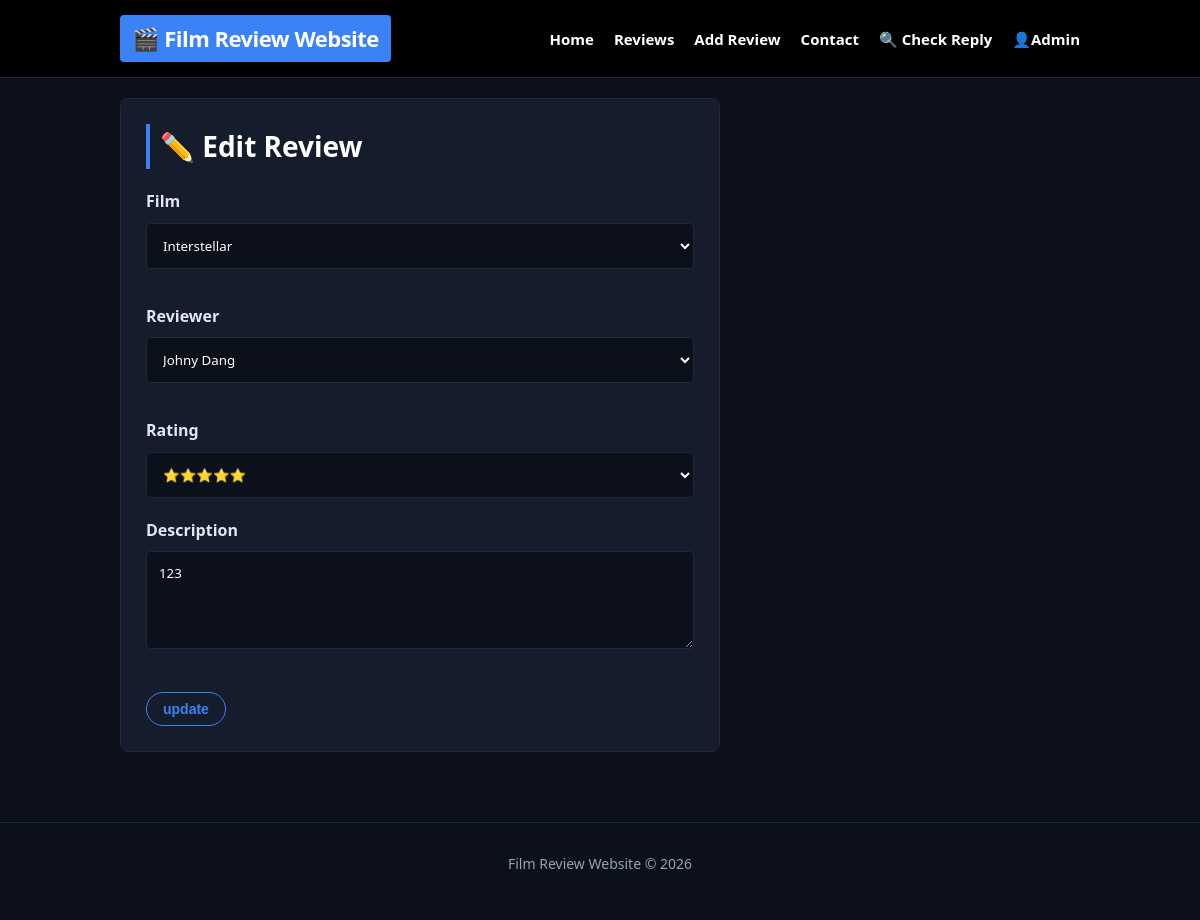
The page /editreview.php?id=61 on the database its author committed.
### tables this page shows
CREATE TABLE
  `review` (
    `id` int (11) NOT NULL,
    `reviewtext` text DEFAULT NULL,
    `reviewdate` date DEFAULT NULL,
    `reviewerid` int (11) DEFAULT NULL,
    `poster` varchar(255) DEFAULT NULL,
    `filmid` int (11) DEFAULT NULL,
    `rating` int (1) NOT NULL DEFAULT 5
  );

CREATE TABLE
  `film` (
    `id` int (11) NOT NULL,
    `title` varchar(255) DEFAULT NULL,
    `description` text DEFAULT NULL,
    `year` int (11) DEFAULT NULL,
    `poster` varchar(255) DEFAULT NULL
  );

CREATE TABLE
  `reviewer` (
    `id` int (11) NOT NULL,
    `name` varchar(255) DEFAULT NULL,
    `email` varchar(255) DEFAULT NULL
  );

### editreview.php (called while the page is built, shortened)
<?php
include 'includes/DatabaseConnection.php';
include 'includes/DatabaseFunctions.php';
try {
    if ($_SERVER['REQUEST_METHOD'] === 'POST') {
        $posterName = $_POST['current_poster'];
        if (!empty($_FILES['poster']['name'])) {
            $posterName = time() . '_' . $_FILES['poster']['name'];
            move_uploaded_file($_FILES['poster']['tmp_name'], 'uploads/' . $posterName);
            if (!empty($_POST['current_poster']) && file_exists('uploads/' . $_POST['current_poster'])) {
                unlink('uploads/' . $_POST['current_poster']);
            }
        }
        updateReview($pdo, $_POST['reviewid'], $_POST['reviewtext'], $_POST['rating'], $_POST['film'], $_POST['reviewerid'], $posterName);
        deleteReviewGenres($pdo, $_POST['reviewid']);
        if (isset($_POST['genre'])) {
            foreach ($_POST['genre'] as $genreId) {
                insertReviewGenre($pdo, $_POST['reviewid'], $genreId);
            }
        }
        header('Location: reviews.php');
        exit();
    } else {
        $review = getReviewById($pdo, $_GET['id']);
        $films = getFilms($pdo);
        $reviewers = getReviewers($pdo);
        include 'templated/editreview.html.php';
    }
} catch (PDOException $e) {
    $title = 'Database error';
    $output = $e->getMessage();
}
include 'templated/layout.html.php';

### includes/DatabaseFunctions.php (called while the page is built, shortened)
<?php
function getFilms($pdo)
{
    $sql = 'SELECT * FROM film';
    $query = $pdo->query($sql);
    return $query->fetchAll();
}
function getReviewers($pdo)
{
    $sql = "SELECT * FROM reviewer WHERE name != 'Admin'";
    $query = $pdo->query($sql);
    return $query->fetchAll();
}
function getReviewById($pdo, $id)
{
    $sql = 'SELECT * FROM review WHERE id = :id';
    $stmt = $pdo->prepare($sql);
    $stmt->bindValue(':id', $id);
    $stmt->execute();
    return $stmt->fetch();
}

### templated/editreview.html.php (the view, shortened to what this page needs)
<form action="" method="post" enctype="multipart/form-data">
    <h2>✏️ Edit Review</h2>
    <p>
        <label>Film</label>
        <select name="film" required>
            <?php foreach ($films as $film): ?>
                <option value="<?= $film['id'] ?>" <?= ($film['id'] == $review['filmid']) ? 'selected' : '' ?>>
                    <?= htmlspecialchars($film['title']) ?>
                </option>
            <?php endforeach; ?>
        </select>
    </p>
    <p>
        <label>Reviewer</label>
        <select name="reviewerid" required>
            <?php foreach ($reviewers as $reviewer): ?>
                <option value="<?= $reviewer['id'] ?>" <?= ($reviewer['id'] == $review['reviewerid']) ? 'selected' : '' ?>>
                    <?= htmlspecialchars($reviewer['name']) ?>
                </option>
            <?php endforeach; ?>
        </select>
    </p>
    <label for="rating">Rating</label>
    <select name="rating" id="rating" required>
        <option value="5" <?= ($review['rating'] == 5) ? 'selected' : '' ?>>⭐⭐⭐⭐⭐</option>
    </select>
    <p>
        <label>Description</label>
        <textarea name="reviewtext" rows="4" cols="40" required><?= htmlspecialchars($review['reviewtext']) ?></textarea>
    </p>
    <input type="submit" value="update">
</form>

### film.css (style rules this page uses)
:root { --bg-page: #0b101a; --bg-card: #151c2b; --bg-header: #000000; --imdb-blue: #3b82f6; --imdb-blue-hover: #60a5fa; --text-main: #ffffff; --text-muted: #94a3b8; --border-color: #1e293b; }
* { margin: 0; padding: 0; box-sizing: border-box; }
body { font-family: "Segoe UI", Helvetica, Arial, sans-serif; background: var(--bg-page); color: var(--text-main); line-height: 1.6; }
h2 { font-size: 28px; margin-bottom: 20px; border-left: 4px solid var(--imdb-blue); padding-left: 10px; }
p { margin-bottom: 15px; }
.btn-edit, .btn-delete, input[type="submit"] { background: transparent; border: 1px solid var(--imdb-blue); color: var(--imdb-blue); padding: 8px 16px; border-radius: 20px; font-size: 14px; font-weight: 600; cursor: pointer; text-decoration: none; display: inline-block; transition: all 0.2s ease; }
form { max-width: 600px; background: var(--bg-card); padding: 25px; border-radius: 8px; border: 1px solid var(--border-color); }
label { display: block; font-weight: 600; margin-bottom: 8px; color: #e2e8f0; }
input[type="text"], input[type="email"], input[type="password"], textarea, select { width: 100%; padding: 12px; margin-bottom: 20px; border-radius: 4px; border: 1px solid var(--border-color); background: var(--bg-page); color: white; font-family: inherit; transition: border-color 0.2s, box-shadow 0.2s; }

### rows shown on the page
review: film "Interstellar", reviewerid "Johny Dang", rating "⭐⭐⭐⭐⭐", reviewtext "123"
